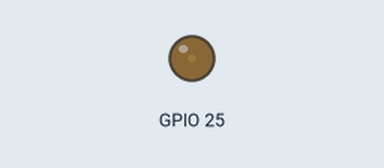
The sketch below on a simulated ESP32. Parts: output pins drawn as LEDs (lit = HIGH). Nothing arrives over Bluetooth unless stated; what the sketch prints to the serial monitor is not drawn.

Above: at 0.05 s.
At 1.6 s:
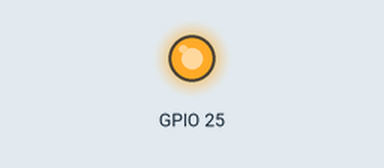
Timing chart, 0 to 4.6 s (numbered marks = the images above):
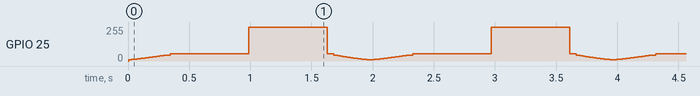

The sketch:

pwm_bt.ino
```cpp
#include "BluetoothSerial.h"

BluetoothSerial SerialBT;
int corrected;
int len = 5;
int minVal = 58;
float gammaVal = 2.2;

void setup() {
    pinMode(25, OUTPUT);
    Serial.begin(115200);
    SerialBT.begin("esp32_pwm");
    Serial.println("bluetooth is active, connect and send a number for 'len'");
}

void loop() {
    if (SerialBT.available()) {
        String input = SerialBT.readStringUntil('\n');
        int newLen = input.toInt();
        if (newLen > 0 && newLen <= 1000) {
            len = newLen;
            SerialBT.println("updated delay to: " + String(len));
        } else {
            SerialBT.println("invalid input, enter an integer between 1 and 1000.");
        }
    }

    for (int x = minVal; x <= 255; x++) {
        corrected = pow((float)x / 255.0, gammaVal) * 255;
        analogWrite(25, corrected);
        delay(len);
    }
    for (int y = 255; y >= minVal; y--) {
        corrected = pow((float)y / 255.0, gammaVal) * 255;
        analogWrite(25, corrected);
        delay(len);
    }
}
```
